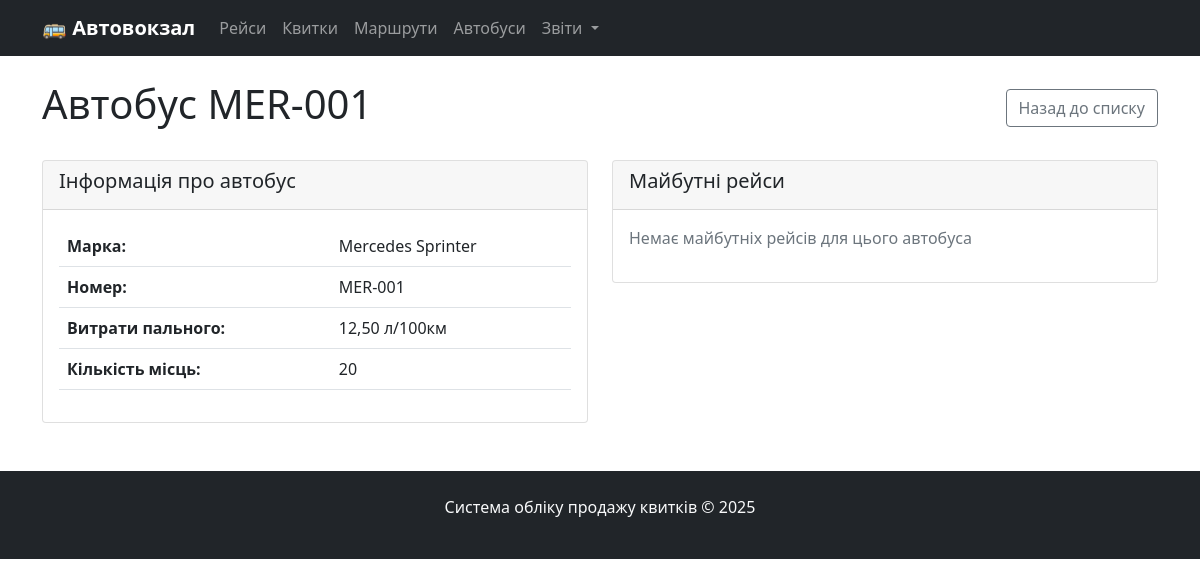
/buses/1/, run on the app's committed database.
### bus_station/models.py (models this page shows, shortened)
class Bus(models.Model):
    bus_model = models.ForeignKey(
        BusModel,
        on_delete=models.CASCADE,
        verbose_name="Марка автобуса"
    )
    number = models.CharField(max_length=20, verbose_name="Номер автобуса")
    class Meta:
        verbose_name = "Автобус"
        verbose_name_plural = "Автобуси"

class BusModel(models.Model):
    name = models.CharField(max_length=50, verbose_name="Марка автобуса")
    fuel_consumption = models.DecimalField(
        max_digits=5,
        decimal_places=2,
        verbose_name="Витрати пального на 100 км"
    )
    seats_count = models.PositiveIntegerField(verbose_name="Кількість місць")
    class Meta:
        verbose_name = "Марка автобуса"
        verbose_name_plural = "Марки автобусів"

### bus_station/views.py (the view)
# urls.py: path('buses/<int:pk>/', views.BusDetailView.as_view(), name='bus_detail'),
class BusDetailView(DetailView):
    model = Bus
    template_name = 'bus_station/buses/bus_detail.html'
    context_object_name = 'bus'
    def get_queryset(self):
        return Bus.objects.select_related('bus_model')
    def get_context_data(self, **kwargs):
        context = super().get_context_data(**kwargs)
        context['future_trips'] = self.object.trip_set.filter(
            date__gte=timezone.now().date()
        ).select_related('route__destination').order_by('date')[:10]
        return context

### bus_station/context_processors.py (called while the page is built)
def station_stats(request):
    today = timezone.now().date()
    return {
        'today_trips_count': Trip.objects.filter(date=today).count(),
        'today_tickets_count': Ticket.objects.filter(trip__date=today, status='sold').count(),
    }

### bus_station/templates/bus_station/buses/bus_detail.html (shortened to what this page needs)
{% extends 'bus_station/base.html' %}
{% block content %}
<div class="d-flex justify-content-between align-items-center mb-4">
    <h1>Автобус {{ bus.number }}</h1>
    <a href="{% url 'bus_list' %}" class="btn btn-outline-secondary">Назад до списку</a>
</div>
<div class="row">
    <div class="col-md-6">
        <div class="card">
            <div class="card-header">
                <h5>Інформація про автобус</h5>
            </div>
            <div class="card-body">
                <table class="table">
                    <tr>
                        <th>Марка:</th>
                        <td>{{ bus.bus_model.name }}</td>
                    </tr>
                    <tr>
                        <th>Номер:</th>
                        <td>{{ bus.number }}</td>
                    </tr>
                    <tr>
                        <th>Витрати пального:</th>
                        <td>{{ bus.bus_model.fuel_consumption }} л/100км</td>
                    </tr>
                    <tr>
                        <th>Кількість місць:</th>
                        <td>{{ bus.bus_model.seats_count }}</td>
                    </tr>
                </table>
            </div>
        </div>
    </div>
    <div class="col-md-6">
        <div class="card">
            <div class="card-header">
                <h5>Майбутні рейси</h5>
            </div>
            <div class="card-body">
                {% if future_trips %}
                    <div class="table-responsive">
                        <table class="table table-sm">
                            <thead>
                                <tr>
                                    <th>Дата</th>
                                    <th>Рейс</th>
                                    <th>Пункт призначення</th>
                                    <th>Дії</th>
                                </tr>
                            </thead>
                            <tbody>
                                {% for trip in future_trips %}
                                <tr>
                                    <td>{{ trip.date }}</td>
                                    <td>{{ trip.route.number }}</td>
                                    <td>{{ trip.route.destination.name }}</td>
                                    <td>
                                        <a href="{% url 'trip_detail' trip.pk %}" class="btn btn-sm btn-outline-primary">Перегляд</a>
                                    </td>
                                </tr>
                                {% endfor %}
                            </tbody>
                        </table>
                    </div>
                {% else %}
                    <p class="text-muted">Немає майбутніх рейсів для цього автобуса</p>
                {% endif %}
            </div>
        </div>
    </div>
</div>
{% endblock %}

### data on the page
Bus: number "MER-001", bus_model.name "Mercedes Sprinter", bus_model.fuel_consumption "12,50", bus_model.seats_count "20"
